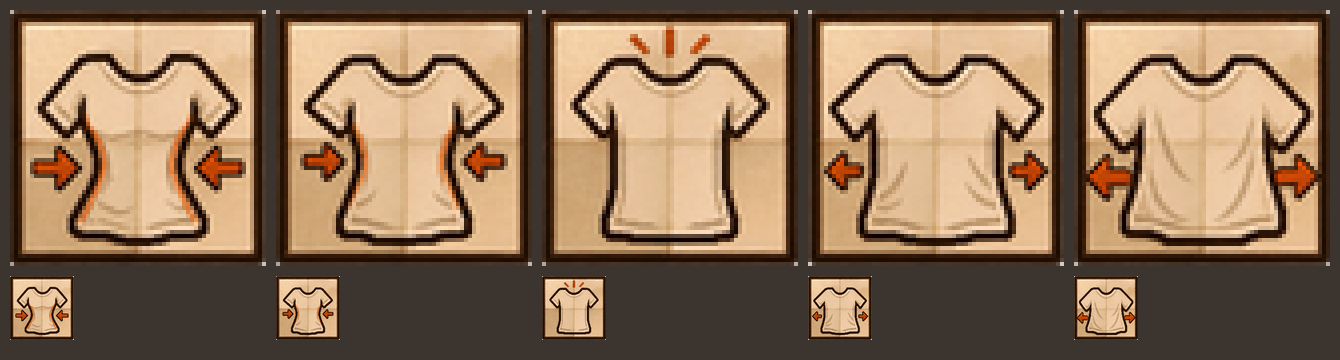
#> input picture tools/vista_calce_64.png, 1340 x 360 px, given in place of rango_medias_0.png, which was not available
$ python ajustar_iconos_medias_pantalon.py vista_calce_64.png
#> lines starting #> are read from the running program, lines starting #| are printed output that depends on the picture; after the words box and inside, x2 and y2 are one past the last pixel; in counts of white or black regions, pixels touching at a corner belong together; pictures that were not available may be replaced by others from this repository, and a replacement may not be noted
#> in listo, original is the input picture: PIL image 1340x360 RGBA; mean R, G, B, A 140.9, 113.3, 86.7, 252.2
"""Íconos nuevos de rango (medias) y calce (pantalón) del usuario (2026-10-05, "nuevos iconos para calce y rango...
que se vean mas como los de remera que son mis favoritos" → "reemplacen, los de remera que me gustan son los de corte de cuello").
Parte de los recortes de 64x64 de assets_nuevos_prueba/medias_pantalon/ (rango_medias_0..5, calce_pantalon_0..4),
les baja la saturación del papel y suaviza el naranja hacia los tonos de los íconos de corte de cuello, y arma el séptimo
rango (máximo: línea de corte abajo de todo) desde el sexto.
Uso: python tools/ajustar_iconos_medias_pantalon.py            # vista previa en tools/vista_medias_pantalon.png
     python tools/ajustar_iconos_medias_pantalon.py --aplicar  # los copia a textures/item (respalda los actuales)
"""
import colorsys
import os
from collections import deque
import shutil
import sys

import numpy as np
from PIL import Image

RAIZ = os.path.join(os.path.dirname(__file__), "..")
ORIGEN = os.path.join(RAIZ, "assets_nuevos_prueba", "medias_pantalon")
ITEMS = os.path.join(RAIZ, "src", "main", "resources", "assets", "modamod", "textures", "item")
RESPALDO = os.path.join(RAIZ, "assets_viejos", "iconos_medias_pantalon_2026-10-05")
RANGOS = ["cero", "minimo", "corto", "medio", "mediolargo", "largo", "maximo"]
CALCES = ["pegado", "ajustado", "normal", "suelto", "oversize"]
NARANJA_CUELLO = np.array([226, 98, 40])


def entonar(img):
    """Papel menos saturado y naranja más quemado, como los íconos de corte de cuello."""
    a = np.array(img.convert("RGBA")).astype(float)
    out = a.copy()
    for y in range(64):
        for x in range(64):
            r, g, b, al = a[y, x]
            if al < 8:
                continue
            naranja = r - b > 170 and g < 140 and r > 200
            h, s, v = colorsys.rgb_to_hsv(r / 255, g / 255, b / 255)
            if naranja:
                mezcla = 0.4
                out[y, x, :3] = (1 - mezcla) * np.array([r, g, b]) + mezcla * NARANJA_CUELLO
            elif v > 0.45:                                   # papel, tela y marco claro; el contorno oscuro no se toca
                s = s * 0.52
                v = min(1.0, v * 1.0 + 0.015)
                out[y, x, :3] = [c * 255 for c in colorsys.hsv_to_rgb(h, s, v)]
    return Image.fromarray(out.clip(0, 255).astype(np.uint8), "RGBA")


# Papel doblado de los íconos de corte de cuello (2026-10-05, "el estilo con respecto al fondo y las cuatro areas
# iluminadas que lo hacen parecer un papel doblado"): cuatro cuadrantes planos con distinta luz y dos pliegues en cruz.
CUADRANTES = {(0, 0): (236, 210, 178), (1, 0): (243, 221, 195), (0, 1): (217, 184, 146), (1, 1): (240, 212, 186)}
PLIEGUE = np.array([204, 170, 130])


def cuadrante(x, y):
    return CUADRANTES[(1 if x >= 32 else 0, 1 if y >= 33 else 0)]


def papel_doblado(img, ref=None):
    """Cambia el papel del fondo por los cuatro cuadrantes (y entona la tela con la misma luz)."""
    a = np.array(img.convert("RGBA"))
    rgb = a[..., :3].astype(int)
    lum = rgb.sum(axis=2) / 3
    # la clasificación mira el recorte original (antes de bajar la saturación): papel = tostado, tela = casi blanca
    o = np.array((ref or img).convert("RGB")).astype(int)
    nar = (o[..., 0] - o[..., 2] > 150) & (o[..., 1] < 160)
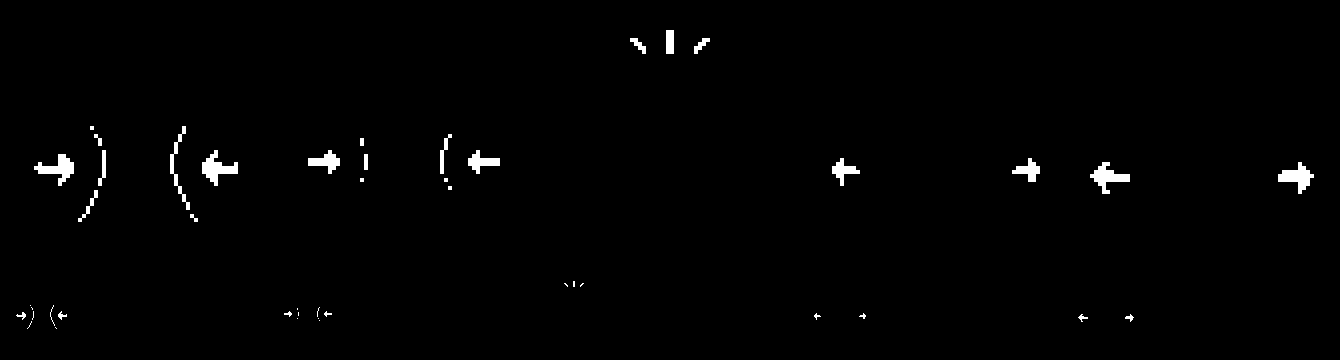
#> nar: shape (360, 1340) bool; 1.1% white; 46 white regions (18 under 20 px), largest, box (x1, y1, x2, y2) and area: (202, 150, 238, 186) 560, (34, 154, 74, 186) 544, (1090, 162, 1130, 194) 528
    oscuro = (o.sum(axis=2) / 3) < 120
#> oscuro: shape (360, 1340) bool; 50.9% white; 22 black regions, largest, box (x1, y1, x2, y2) and area: (554, 22, 786, 254) 27072, (288, 22, 520, 254) 26160, (22, 22, 254, 254) 25504
    barrera = oscuro | nar
    visto = (o[..., 0] - o[..., 2] > 62) & ~barrera
#> visto: shape (360, 1340) bool; 47.9% white; 22 white regions, largest, box (x1, y1, x2, y2) and area: (554, 22, 786, 254) 26704, (288, 22, 520, 254) 25824, (22, 22, 254, 254) 25136
    # el marco: franja de 3 px alrededor; ahí no se toca
    marco = np.ones((64, 64), bool)
    marco[3:61, 3:61] = False
    out = a.copy()
    for y in range(64):
        for x in range(64):
            if marco[y, x] or a[y, x, 3] < 8 or barrera[y, x]:
                continue
            base = np.array(cuadrante(x, y), float)
            if visto[y, x]:
                out[y, x, :3] = base
            else:                                            # tela: conserva su sombreado sobre el color del cuadrante
                out[y, x, :3] = np.clip(base * min(1.0, lum[y, x] / 236) * 1.0, 0, 255)
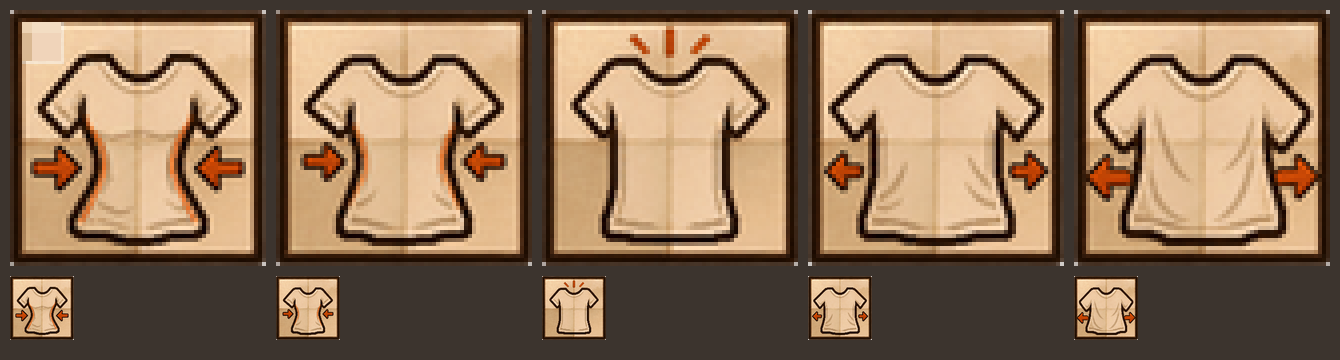
#> out: shape (360, 1340, 4); mean R, G, B, A 140.9, 113.3, 86.8, 252.2; transparent parts drawn white
    for x in range(3, 61):                                   # pliegues en cruz, sin pisar contornos ni naranja
        for (px, py) in ((x, 33), (32, x)):
            if not barrera[py, px] and not marco[py, px] and a[py, px, 3] >= 8:
                out[py, px, :3] = (out[py, px, :3] * 0.55 + PLIEGUE * 0.45)
#> out: shape (360, 1340, 4); 0.02% of pixels changed, all inside (x1, y1, x2, y2) = (22, 22, 61, 61)
    return Image.fromarray(out.clip(0, 255).astype(np.uint8), "RGBA")


def fila_linea(img):
    a = np.array(img.convert("RGB")).astype(int)
    nar = (a[..., 0] - a[..., 2] > 170) & (a[..., 1] < 140) & (a[..., 0] > 200)
    nar[:, :16] = False
    nar[:, 48:] = False                                     # solo el tramo del medio: la línea, no la chincheta ni la tijera
    return int(np.argmax(nar.sum(axis=1)))


def maximo_desde(sexto, baja):
    """Séptimo nivel: baja la línea, la chincheta y la tijera `baja` px (la zona vieja se rellena con el papel de abajo)."""
    a = np.array(sexto).copy()
    yl = fila_linea(sexto)
    y0, y1 = yl - 8, yl + 7                                  # banda con chincheta, línea y tijera
    banda = a[y0:y1].copy()
    # relleno de lo que queda libre: filas de arriba de la banda repetidas (papel y piernas son casi verticales)
    for y in range(y0, y1):
        a[y] = a[y0 - 1]
    # la banda se pega más abajo, sin pisar el contorno inferior del ícono
    a[y0 + baja:y1 + baja] = banda
    a[55:] = np.array(sexto)[55:]                             # el marco de abajo no se toca
    return Image.fromarray(a, "RGBA")


def main():
    def listo(ruta):
        original = Image.open(ruta)
        return papel_doblado(entonar(original), original)
    rangos = [listo(os.path.join(ORIGEN, f"rango_medias_{i}.png")) for i in range(6)]
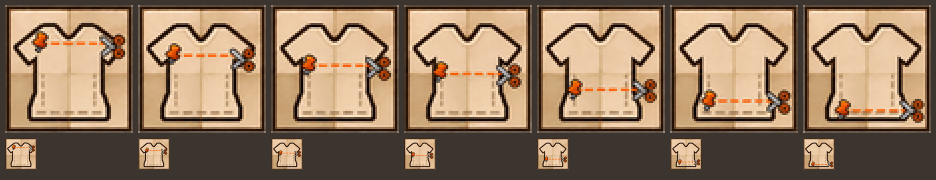
#> input picture tools/vista_rango_usuario_64.png, 1872 x 360 px, given in place of rango_medias_1.png, which was not available (shown at 1/2 size)
#> in listo, original is the input picture: PIL image 1872x360 RGBA; mean R, G, B, A 146.4, 120.1, 94.6, 251.2
#> in papel_doblado (call 2), `nar = (o[..., 0] - o[..., 2] > 150) & (o[..., 1] < 160)`:
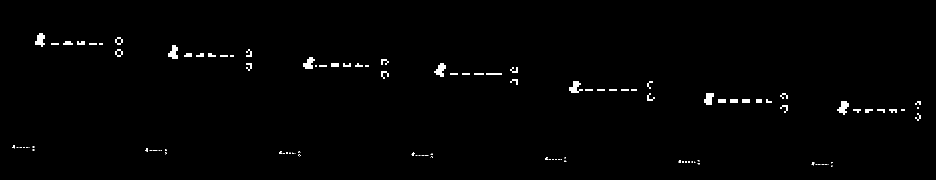
#> nar: shape (360, 1872) bool (shown at 1/2 size); 1.1% white; 114 white regions (52 under 20 px), largest, box (x1, y1, x2, y2) and area: (868, 126, 892, 154) 384, (1138, 162, 1166, 186) 384, (1674, 202, 1698, 230) 384
#> in papel_doblado (call 2), `oscuro = (o.sum(axis=2) / 3) < 120`: oscuro: shape (360, 1872) bool; 49.3% white; 51 white regions (30 under 20 px), largest, box (x1, y1, x2, y2) and area: (0, 0, 1872, 360) 276885, (562, 46, 782, 246) 8832, (1090, 46, 1314, 246) 8752
#> in papel_doblado (call 2), `barrera = oscuro | nar`:
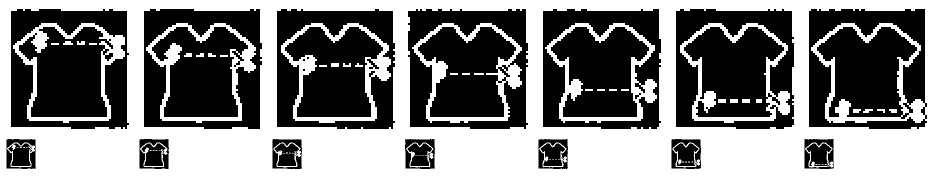
#> barrera: shape (360, 1872) bool (shown at 1/2 size); 49.7% white; 67 white regions (27 under 20 px), largest, box (x1, y1, x2, y2) and area: (0, 0, 1872, 360) 276987, (562, 46, 782, 246) 8912, (1090, 46, 1314, 246) 8864
#> in papel_doblado (call 2), `visto = (o[..., 0] - o[..., 2] > 62) & ~barrera`:
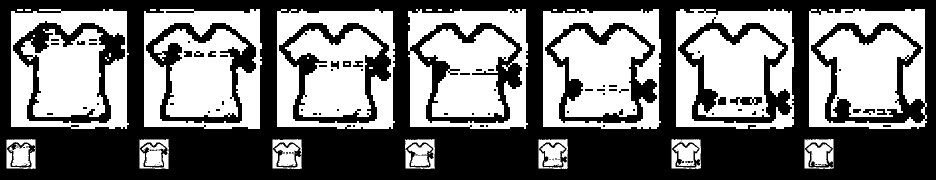
#> visto: shape (360, 1872) bool (shown at 1/2 size); 46.5% white; 58 white regions (19 under 20 px), largest, box (x1, y1, x2, y2) and area: (288, 18, 524, 258) 21808, (1102, 58, 1298, 234) 21440, (840, 58, 1032, 234) 21424
#> after the loop in papel_doblado (call 2), `for y in range(64):`:
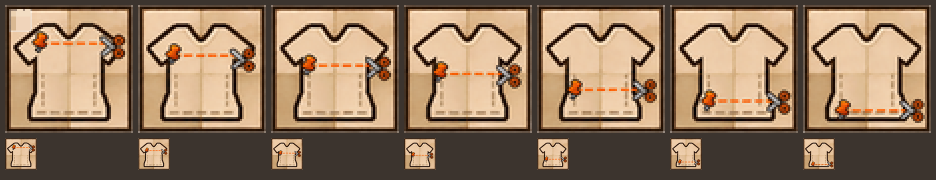
#> out: shape (360, 1872, 4) (shown at 1/2 size); mean R, G, B, A 146.4, 120.1, 94.7, 251.2; transparent parts drawn white
    rangos.append(maximo_desde(rangos[5], 5))
    calces = [listo(os.path.join(ORIGEN, f"calce_pantalon_{i}.png")) for i in range(5)]
    E = 4
    todos = rangos + calces
    hoja = Image.new("RGB", (len(todos) * (64 * E + 8) + 8, 64 * E + 16), (60, 52, 46))
    for i, im in enumerate(todos):
        fondo = Image.new("RGB", (64, 64), (60, 52, 46))
        fondo.paste(im, (0, 0), im)
        hoja.paste(fondo.resize((64 * E, 64 * E), Image.NEAREST), (8 + i * (64 * E + 8), 8))
    hoja.save(os.path.join(os.path.dirname(__file__), "vista_medias_pantalon.png"))
    if "--aplicar" in sys.argv:
        os.makedirs(RESPALDO, exist_ok=True)
        pares = [(f"molde_rango_{n}.png", im) for n, im in zip(RANGOS, rangos)] + \
                [(f"molde_calce_{n}.png", im) for n, im in zip(CALCES, calces)]
        for nombre, im in pares:
            ruta = os.path.join(ITEMS, nombre)
            dst = os.path.join(RESPALDO, nombre)
            if os.path.exists(ruta) and not os.path.exists(dst):
                shutil.copy(ruta, dst)
            im.save(ruta)


if __name__ == "__main__":
#> (the run stopped early here; a loop or call above may not have finished)
